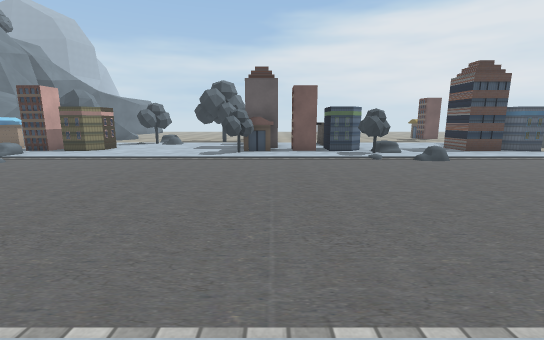
view 1 (above)

19 first-person views from a walk through a scene from a Unity 3-D project. The camera is 1.2 m above the floor, tilts 10° down and sees 90° across. The floor is counted in squares, 1 m on a side. Each view is taken from the middle of a square. On the plan, view 1 faces up. The plan holds only what a view shows up to about 13 squares ahead; the rest is blank. The place goes on beyond the plan. Some surface patterns are stand-ins.

view 2
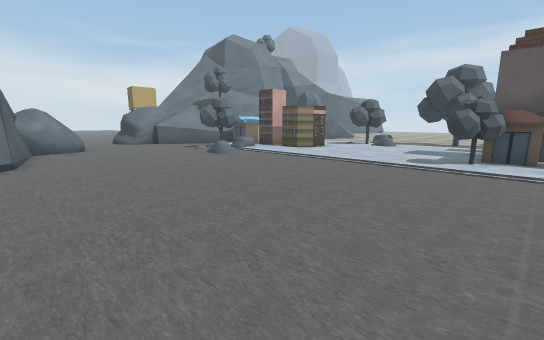

view 3
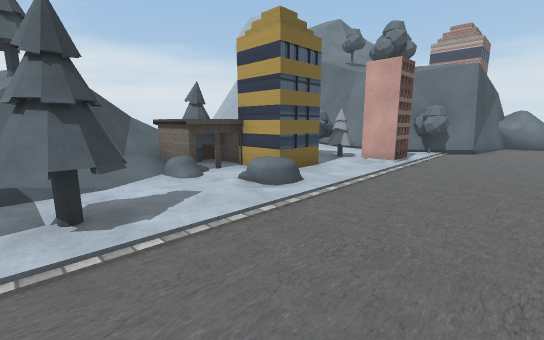

view 4
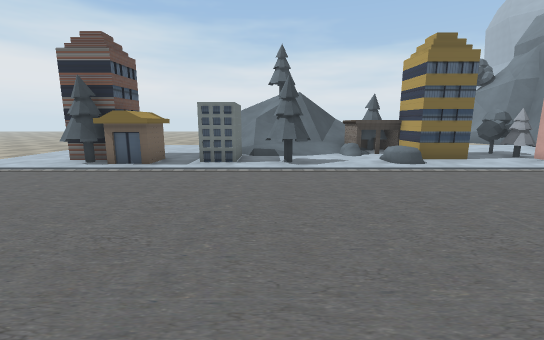

view 5
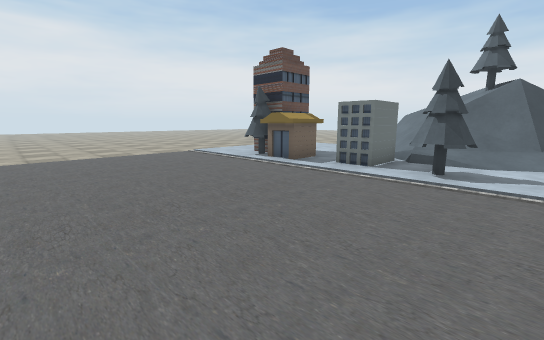

view 6
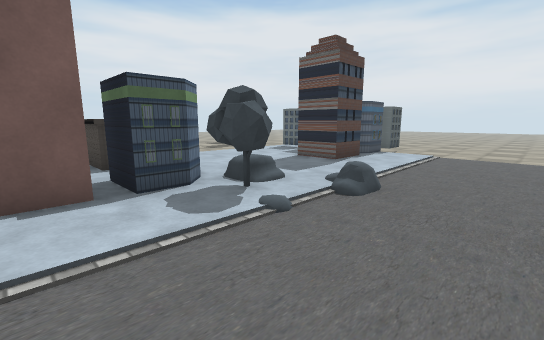

view 7
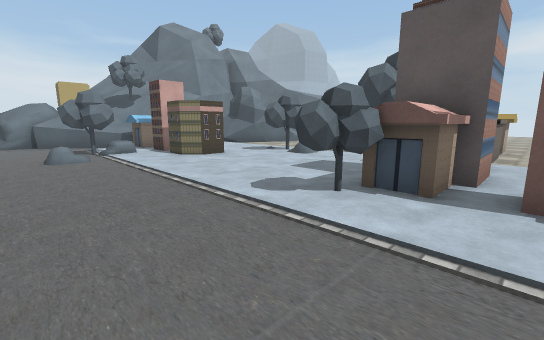

view 8
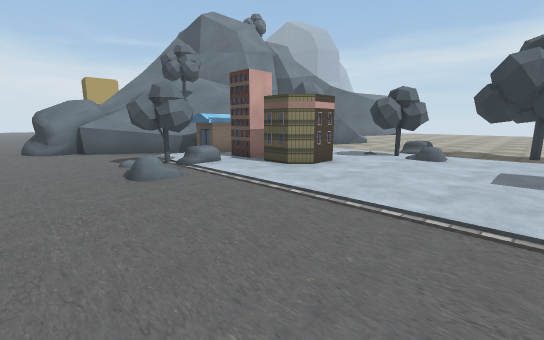

view 9
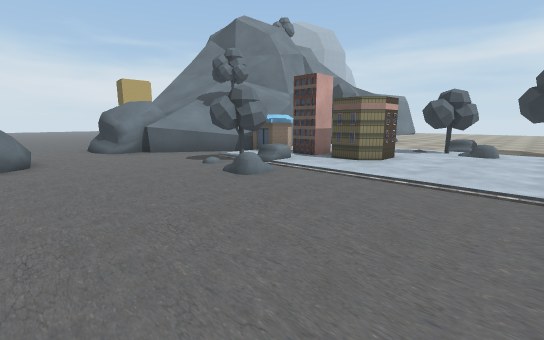

view 10
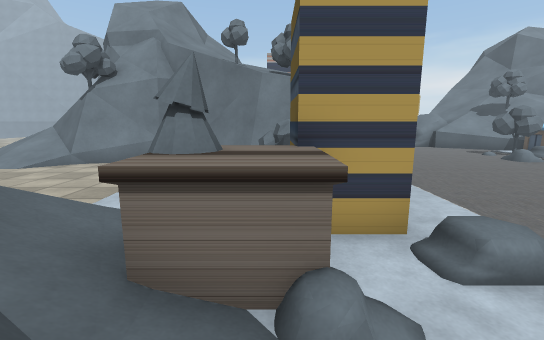

view 11
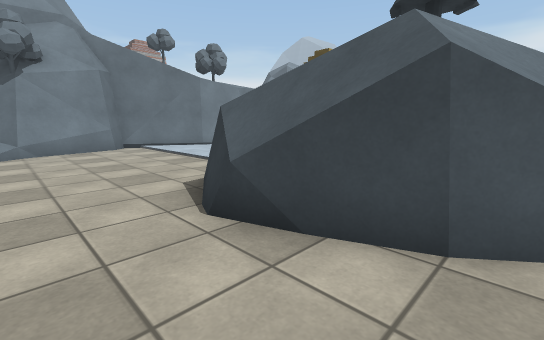

view 12
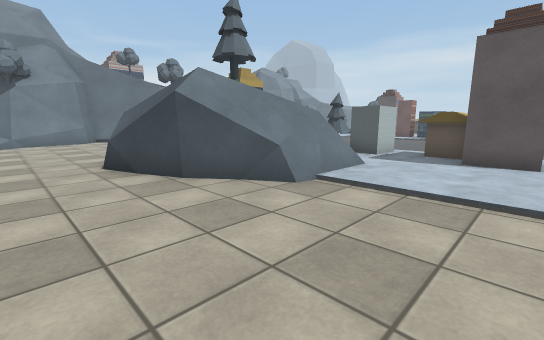

view 13
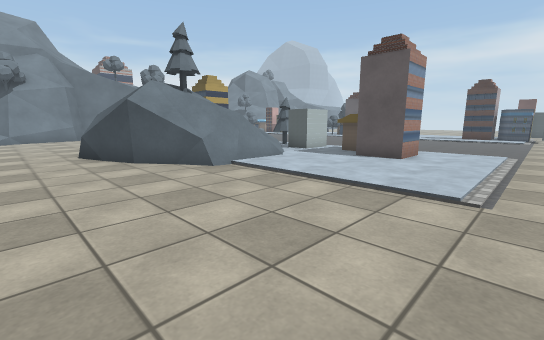

view 14
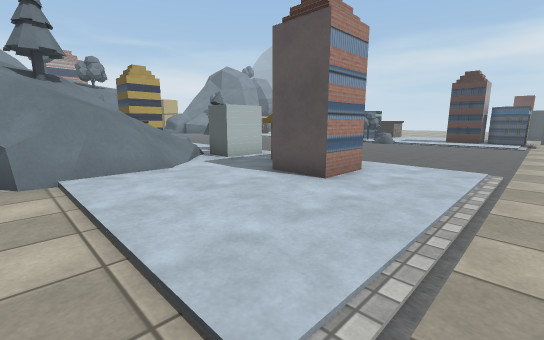

view 15
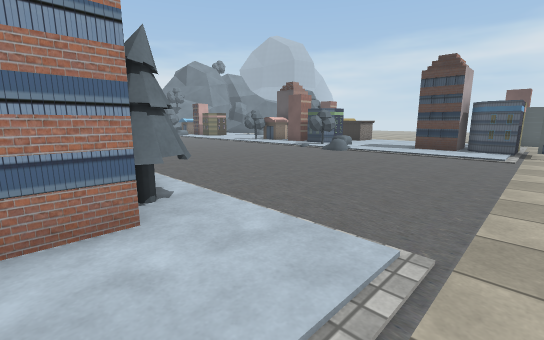

view 16
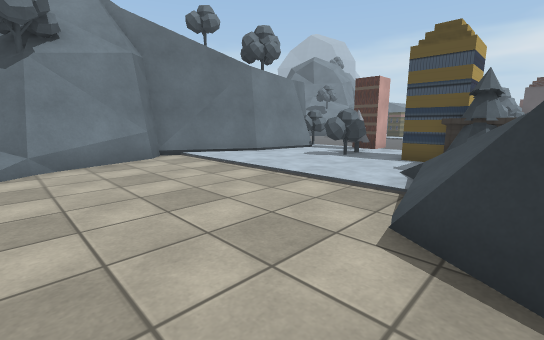

view 17
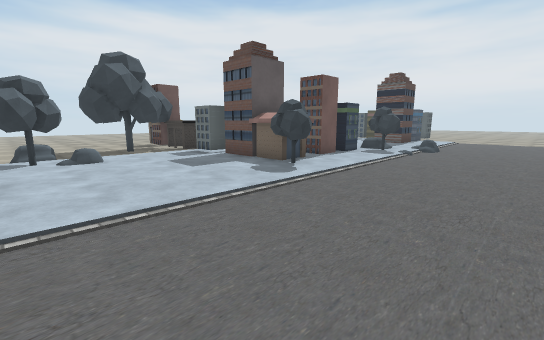

view 18
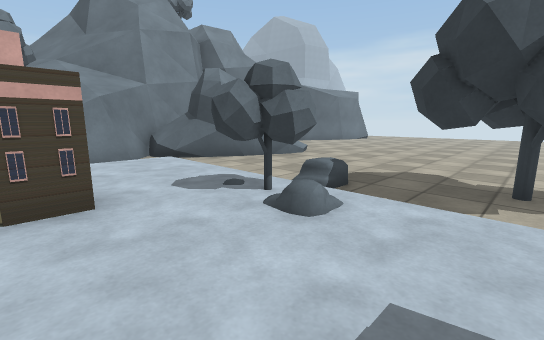

view 19
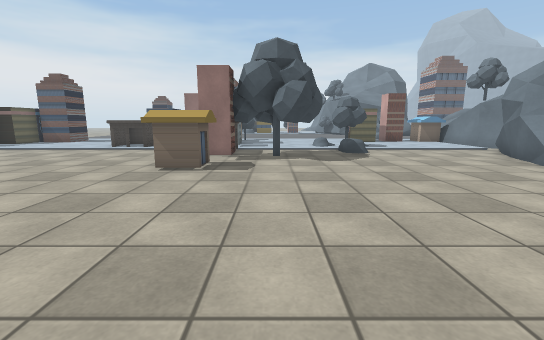

### Floor plan
Key: @ floor where view 1 was taken; # wall or solid block; x gap in a wall; . main floor; : floor 0.25 m higher than the main floor; / step, stairs or slope; = window, fence, low wall or low ledge; ^ raised ledge; v drop or lower ground; T thing the floor can be seen under or through; O other object.
Columns run from 14 left of view 1 to 12 right of it. Each row starts with its distance up from view 1.
 28          ...
 27         ......
 26        ........
 25       ..........
 24      ...........
 23     .............
 22    /..............
 21    /.........^^....
 20    /.........^^.....
 19   ##......#T##.......
 18   ##......#T#^^........
 17 ^^#.....O.#T#^^........
 16 #^.....##....# ..^^......#
 15 ##.....##:...# ..^^......##
 14  #...........##..^ ..... #.
 13 ^^^..........##..x....####
 12 ^^^^#x#......^^#x##...#####
 11 ^^^.........##^...#O......#
 10 ^..##.............#........
  9 =..##......................
  8 .....O.....................
  7 ...........................
  6 ...........................
  5 ...........................
  4 ##.........................
  3 #^.........................
  2 ######.....................
  1      ##..#......OO...^O....
  0      ##..#.##O@.OO##^^O#...
 -1       #..O.##./../##..##...
 -2       #..#x##^^////........
 -3      ##......O^===//.......
 -4     ##...... //=#//=.......
 -5     ##......./==OO/=.......
 -6     #......../x ///#.......
 -7     ##.......=#///#........
 -8    ###........=v#..........
 -9    ###.....................
-10    # ##....................

Where each view was taken, in squares from view 1:
view 1: 0 up, 0 right, facing up
view 2: 2 up, 0 right, facing up-left
view 3: 4 up, 3 right, facing down-left
view 4: 8 up, 3 right, facing down
view 5: 7 up, 1 right, facing down-right
view 6: 7 up, 1 right, facing up-right
view 7: 7 up, 1 right, facing up-left
view 8: 6 up, 3 left, facing up-left
view 9: 4 up, 4 left, facing up-left
view 10: 2 down, 2 right, facing left
view 11: 10 down, 4 right, facing up-left
view 12: 10 down, 9 right, facing up-left
view 13: 10 down, 12 right, facing up-left
view 14: 6 down, 12 right, facing up-left
view 15: 1 down, 12 right, facing up-left
view 16: 10 down, 0 right, facing up-left
view 17: 6 up, 7 left, facing up-right
view 18: 12 up, 3 left, facing up-left
view 19: 28 up, 3 left, facing down
